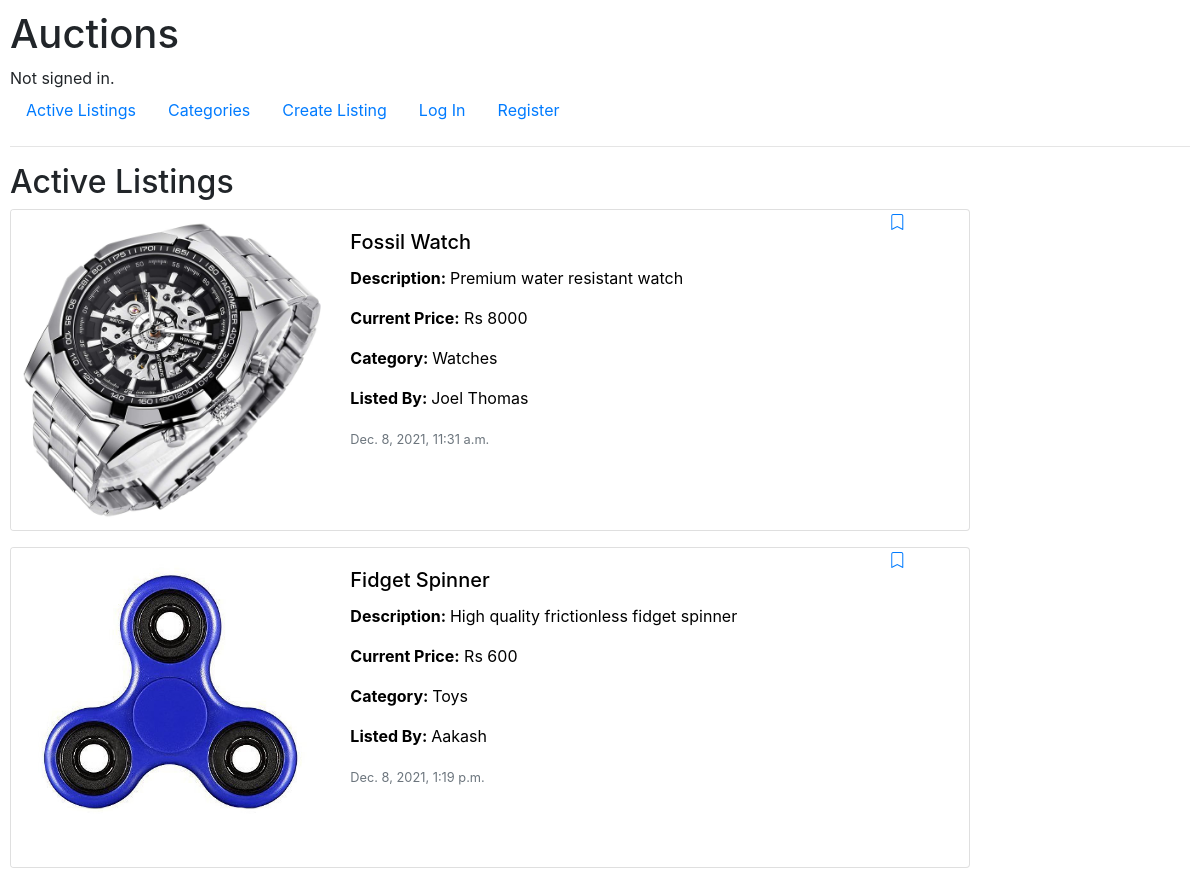
The page / on the database its author committed.
### auctions/models.py (models this page shows, shortened)
class AuctionList(models.Model):
    Item = models.CharField(max_length=30)
    Item_current_price = models.IntegerField(default=0)
    Creator_name = models.CharField(max_length=30)
    Item_description = models.CharField(max_length=500)
    Created_date=models.DateTimeField()
    Item_photo = models.ImageField()
    Category=models.CharField(max_length=50,null=True)

### auctions/views.py (the view)
# urls.py: path("", views.index, name="index"),
def index(request):
    bids=dict()
    Item_list=AuctionList.objects.all()
    for item in Item_list:
        if request.user.username is not '':
             user=User.objects.get(username=request.user.username)
             isbookmarked=Watchlist.objects.filter(user=user,Item=item).exists()
        else:
            isbookmarked=False
        bids[item.Item]={"current_bid":Bids.objects.get(Item=item).Item_price,
                    "bidder_name":Bids.objects.get(Item=item).Bidder_name,
                    "Item":item.Item,
                    "Creator_name":item.Creator_name,
                    "Category":item.Category,
                    "isbookmarked":isbookmarked,
                    "Item_description":item.Item_description,
                    "Created_date":item.Created_date,
                    "Item_photo":item.Item_photo,
                    "Item_current_price":item.Item_current_price
        }
    print(bids)
    return render(request, "auctions/index.html",{
        "ActiveList":bids,
        "Bids":bids,
        "message":"No items please create items"
    })

### auctions/templates/auctions/index.html (shortened to what this page needs)
{% extends "auctions/layout.html" %}
{% block body %}
    <h2>Active Listings</h2>
    {% for item,details in ActiveList.items  %}
        <div class="card mb-3" style="max-width: 60rem;" >
            <div class="row no-gutters">
            <div class="col-md-4">
                <img src={{details.Item_photo.url}} class="card-img" alt="...">
            </div>
            <div class="col-md-7">
                <a href="/{{item}}" style="text-decoration: none; color: #000;" >
                <div class="card-body">
                <h5 class="card-title">{{item}}</h5>
                <p class="card-text"><strong>Description: </strong>{{details.Item_description}}</p>
                <p class="card-text"><strong>Current Price:</strong> Rs {{details.Item_current_price}}</p>
                <p class="card-text"><strong>Category: </strong>{{details.Category}}</p>
                <p class="card-text"><strong>Listed By: </strong>{{details.Creator_name}}</p>
                <p class="card-text"><small class="text-muted">{{details.Created_date}}</small></p>
            </div>
            </a>
            </div>
                <a href="/addwatchlist/{{item}}" >
                <div  class="watchicon" onclick="bookmark()" >
                    {% if details.isbookmarked %}
                         <i id="bookmarkicon{{item.Item}}" class="bi bi-bookmark-fill"  ></i>
                    {% else %}
                    <i id="bookmarkicon{{item.Item}}" class="bi bi-bookmark"  ></i>
                    {% endif %}
                </div>
                </a>
            </div>
        </div>
        {% empty %}
        <div class="alert alert-danger" role="alert">
            {{message}}
          </div>
    {% endfor %}
{% endblock %}

### auctions/static/auctions/styles.css (style rules this page uses)
body { padding: 10px; }

### rows shown on the page
AuctionList: ActiveList "Fossil Watch", Item_description "Premium water resistant watch", Category "Watches", Creator_name "Joel Thomas", Created_date "Dec. 8, 2021, 11:31 a.m."
AuctionList: ActiveList "Fidget Spinner", Item_description "High quality frictionless fidget spinner", Category "Toys", Creator_name "Aakash", Created_date "Dec. 8, 2021, 1:19 p.m."

### other values the page prints
{{ details.Item_current_price }} "8000" "600"
